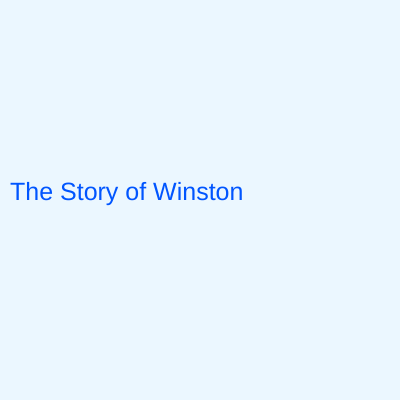
Frame 1 (no input)
Frame 60 (no input): identical to frame 1, image omitted
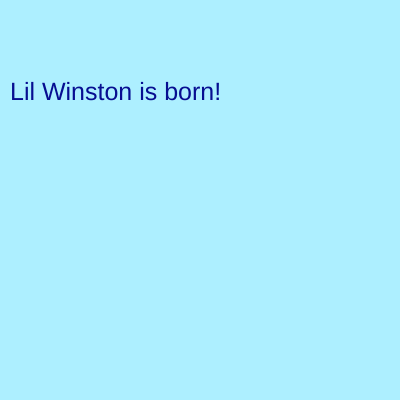
Frame 120 (the mouse pressed at the canvas centre since frame 60)

The p5.js sketch that drew these frames (run headless with seeded random() and noise() and a simulated clock; from frame 60 on, the mouse is pressed at the canvas centre):

// p5.js sketch
// ── sketch.js
function setup() {
  createCanvas(400, 400);
}

let currentScene = 1

function drawScene1() {
  if (currentScene === 1) {
    background(235, 247, 255);
    fill(0, 85, 255);
    textSize(25);
    text("The Story of Winston", 10, 200);
  }
}

function drawScene2() {
  if (currentScene === 2) {
    background(173, 239, 255);
    fill(7, 14, 145);
    textSize(25);
    text("Lil Winston is born!", 10, 100);
  }
}

//buttons. you can use an object to then call its properties 
//in the function which draws the button. You can add functions
//to an new object to add 

buttontype1 = {
  x: 100, 
  y: 100,
  x2: 300,
  y2: 300
}

function drawScene3() {
  if (currentScene === 3) {
    fill(0, 255, 0);
    text("click here", buttontype1.x, buttontype1.y, buttontype1.x2, buttontype1.y2);
    fill(0, 0, 255);
  }
}

function mousePressed() {
  currentScene++
}

function draw() {
  drawScene1();
  drawScene2();
  drawScene3();
}
